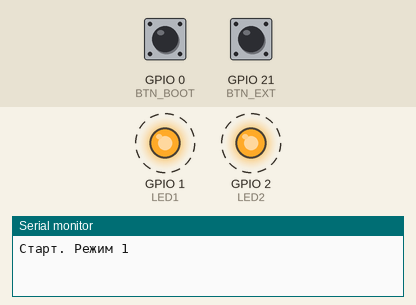
Simulated run of this program. Board: ESP32-S3. Shown: output pins drawn as LEDs (lit = HIGH), the last lines printed to the serial monitor. Dashed ring = blinking. Inputs (shaded band) come from the test bench; at power-on: GPIO 0 (BTN_BOOT) HIGH, GPIO 21 (BTN_EXT) HIGH.

Above: at 0.9 s.
1.3 s: GPIO 0 (BTN_BOOT) pulled LOW for 0.15 s
At 2.4 s:
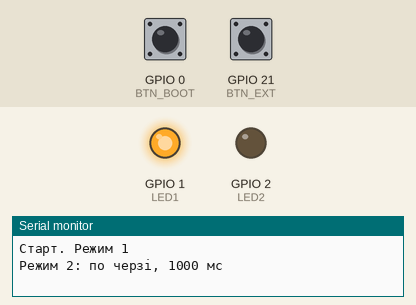
4.4 s: GPIO 21 (BTN_EXT) pulled LOW for 0.15 s
At 5.4 s:
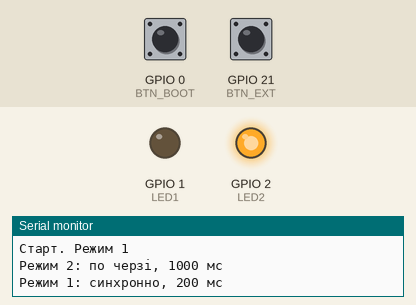
7.4 s: GPIO 0 (BTN_BOOT) pulled LOW for 1 s
11.4 s: GPIO 21 (BTN_EXT) pulled LOW for 1 s
At 11.71 s:
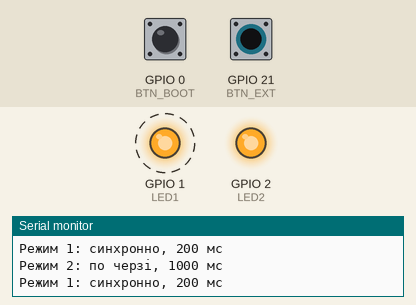
Timing chart, 0 to 15.4 s (numbered marks = the images above; inputs shaded):
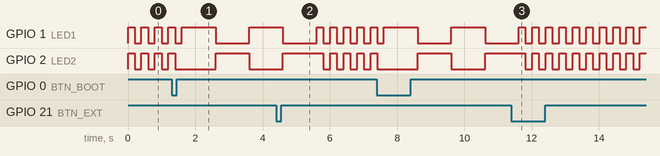

The program:

main.cpp
```cpp
#include <Arduino.h>

// --- Піни ---
const int LED1 = 1;       // світлодіод 1 (через резистор 220 Ом)
const int LED2 = 2;       // світлодіод 2 (через резистор 220 Ом)
const int BTN_EXT = 21;   // зовнішня кнопка: GPIO21 <-> GND
const int BTN_BOOT = 0;   // вбудована кнопка BOOT

int mode = 1;             // за замовчуванням Режим №1

// Перевіряє кнопки (натиснута = LOW) і перемикає режим
void checkButtons() {
  if (digitalRead(BTN_EXT) == LOW && mode != 1) {
    mode = 1;
    Serial.println("Режим 1: синхронно, 200 мс");
  }
  if (digitalRead(BTN_BOOT) == LOW && mode != 2) {
    mode = 2;
    Serial.println("Режим 2: по черзі, 1000 мс");
  }
}

// Затримка, під час якої ми продовжуємо опитувати кнопки,
// щоб натискання не губилось навіть під час delay(1000)
void waitMs(int ms) {
  for (int t = 0; t < ms; t += 10) {
    checkButtons();
    delay(10);
  }
}

void setup() {
  Serial.begin(115200);

  pinMode(LED1, OUTPUT);
  pinMode(LED2, OUTPUT);
  pinMode(BTN_EXT, INPUT_PULLUP);  // внутрішня підтяжка до 3.3V
  pinMode(BTN_BOOT, INPUT);        // на платі вже є зовнішня підтяжка

  Serial.println("Старт. Режим 1");
}

void loop() {
  if (mode == 1) {
    // Режим 1: обидва разом, швидко
    digitalWrite(LED1, HIGH);
    digitalWrite(LED2, HIGH);
    waitMs(200);
    digitalWrite(LED1, LOW);
    digitalWrite(LED2, LOW);
    waitMs(200);
  } else {
    // Режим 2: по черзі, повільно (залізничний переїзд)
    digitalWrite(LED1, HIGH);
    digitalWrite(LED2, LOW);
    waitMs(1000);
    digitalWrite(LED1, LOW);
    digitalWrite(LED2, HIGH);
    waitMs(1000);
  }
}
```

Measured:
- after the input at 11.4 s, GPIO 1 (LED1), GPIO 2 (LED2): alternates HIGH for 0.20 s and LOW for 0.20 s, starting after 0.42 s
